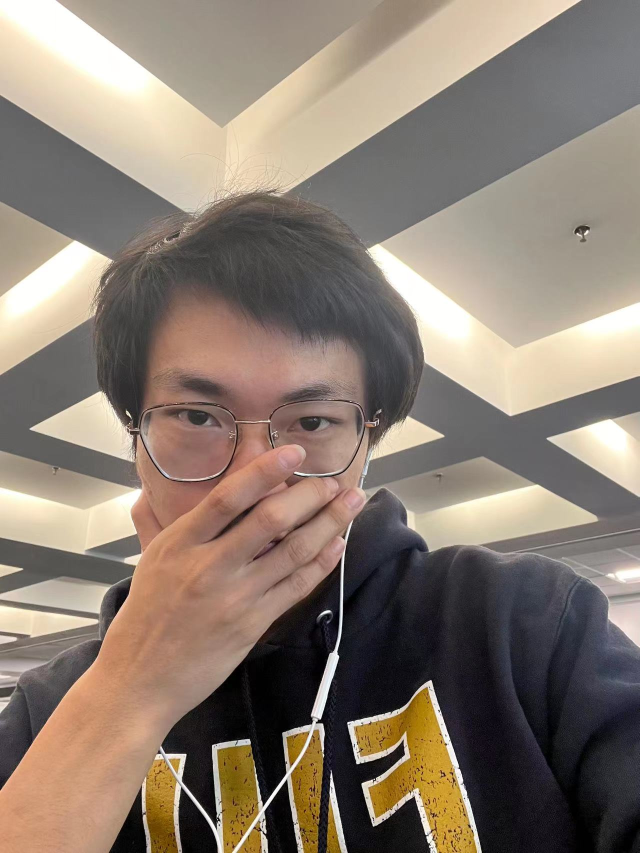
#> input picture p7/myself.jpg, 1279 x 1706 px (shown at 1/2 size)
$ jupyter execute 7.ipynb
#> lines starting #> are read from the running program, lines starting #| are printed output that depends on the picture
[cell 1]
import numpy as np
import matplotlib.pyplot as plt
from skimage import data, io
from skimage.registration import phase_cross_correlation
from skimage.transform import warp_polar, rotate, rescale
from skimage.util import img_as_float
from skimage.color import rgb2gray
from skimage.filters import window, difference_of_gaussians
from scipy.fft import fft2, fftshift
import os


radius = 705
angle = 30

cwd = os.getcwd()
selfie_filename = os.path.join(cwd,"myself.jpg")
# image = data.retina()
image = io.imread(selfie_filename)
#> image is the input picture: shape (1706, 1279, 3); mean R, G, B 138.9, 125.2, 113.2

image = img_as_float(image)
rotated = rotate(image, angle)
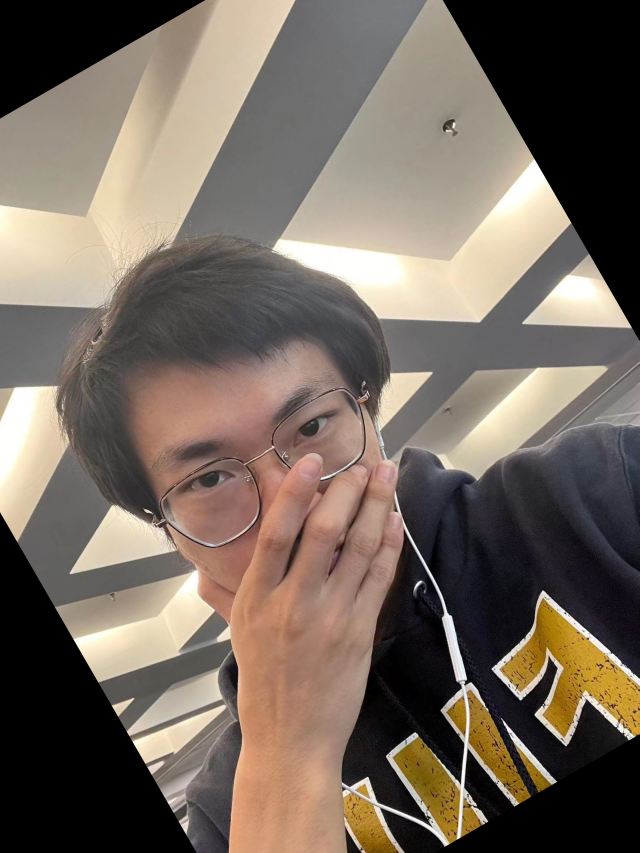
#> rotated: shape (1706, 1279, 3) float64 (shown at 1/2 size); mean R, G, B 0.459, 0.412, 0.369
image_polar = warp_polar(image, radius=radius, channel_axis=-1)
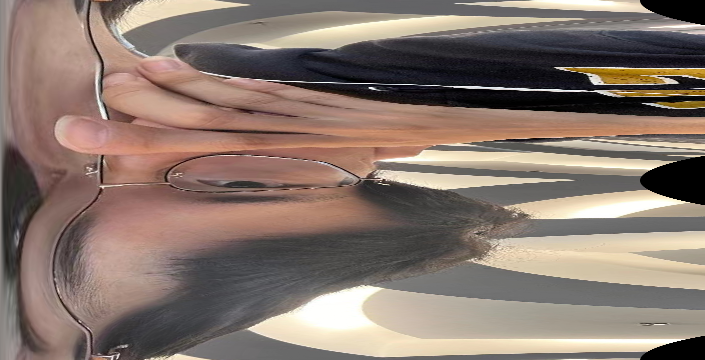
#> image_polar: shape (360, 705, 3) float64; mean R, G, B 0.535, 0.469, 0.433
rotated_polar = warp_polar(rotated, radius=radius, channel_axis=-1)
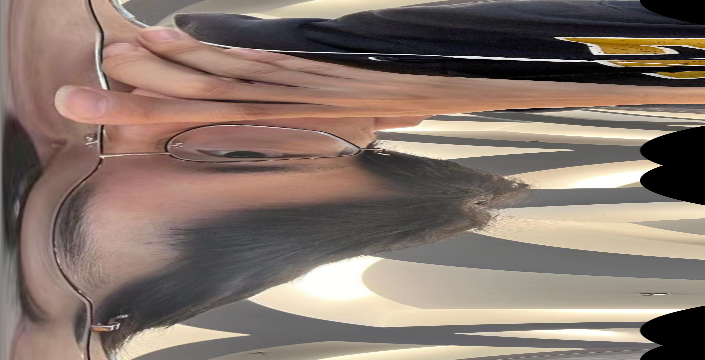
#> rotated_polar: shape (360, 705, 3) float64; mean R, G, B 0.528, 0.462, 0.426

fig, axes = plt.subplots(2, 2, figsize=(8, 8))
ax = axes.ravel()
ax[0].set_title("Original")
ax[0].imshow(image)
ax[1].set_title("Rotated")
ax[1].imshow(rotated)
ax[2].set_title("Polar-Transformed Original")
ax[2].imshow(image_polar)
ax[3].set_title("Polar-Transformed Rotated")
ax[3].imshow(rotated_polar)
plt.show()
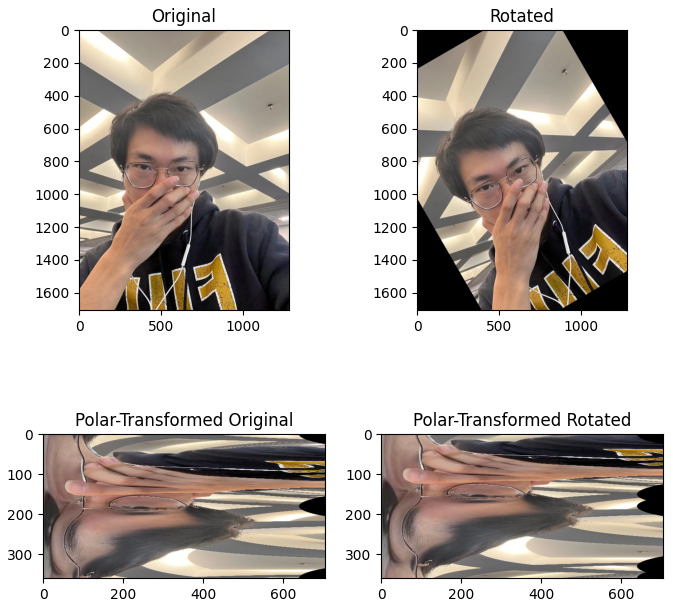
#> figure drawn by matplotlib, 4 panels

shifts, error, phasediff = phase_cross_correlation(image_polar, rotated_polar)
#> shifts = [30, 0, 0]; error = 1; phasediff = -5e-18
print(f'Expected value for counterclockwise rotation in degrees: '
      f'{angle}')
print(f'Recovered value for counterclockwise rotation: '
      f'{shifts[0]}')
#| Recovered value for counterclockwise rotation: 30.0

changing the position of center:

[cell 2]
angle = 320
#change position of center
scale = 1.4
shiftr = 30
shiftc = 15

#convert 3 channel into 1 channel. decrease the dimension.
# image = data.retina()
image = io.imread(selfie_filename)
image = rgb2gray(image)
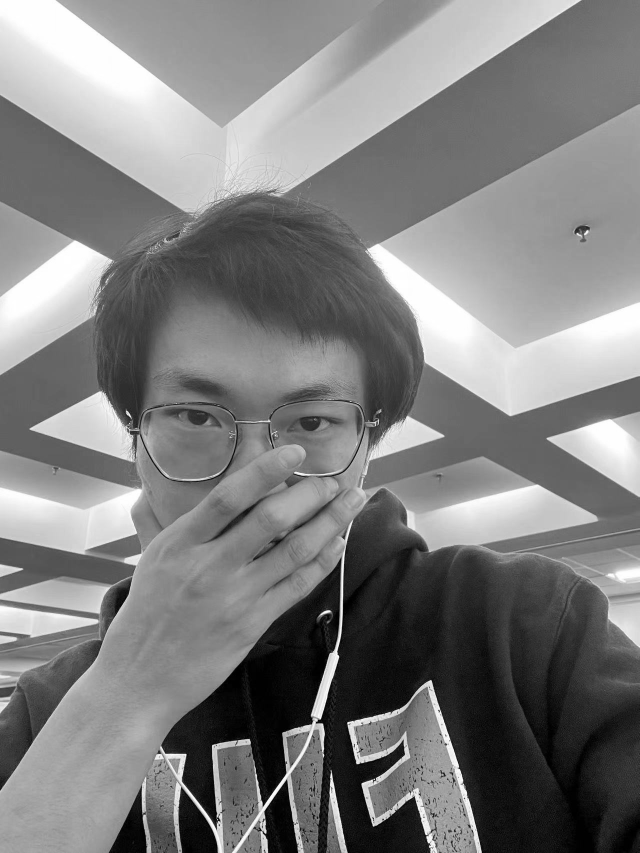
#> image: shape (1706, 1279) float64 (shown at 1/2 size); min 0, max 1, mean 0.499
translated = image[shiftr:, shiftc:]
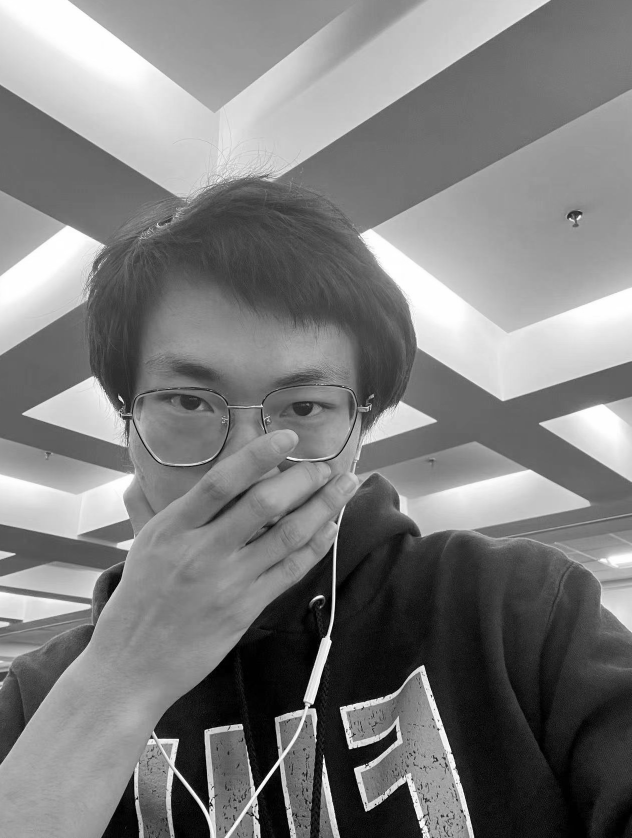
#> translated: shape (1676, 1264) float64 (shown at 1/2 size); min 0, max 1, mean 0.495
rotated = rotate(translated, angle)
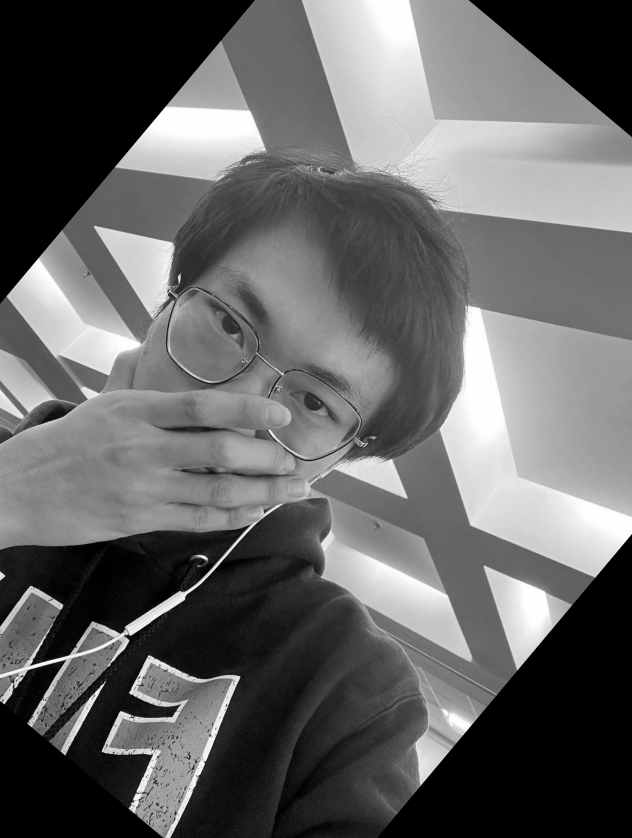
#> rotated: shape (1676, 1264) float64 (shown at 1/2 size); min 0, max 1, mean 0.396
rescaled = rescale(rotated, scale)
sizer, sizec = image.shape
#> sizer = 1706; sizec = 1279
rts_image = rescaled[:sizer, :sizec]
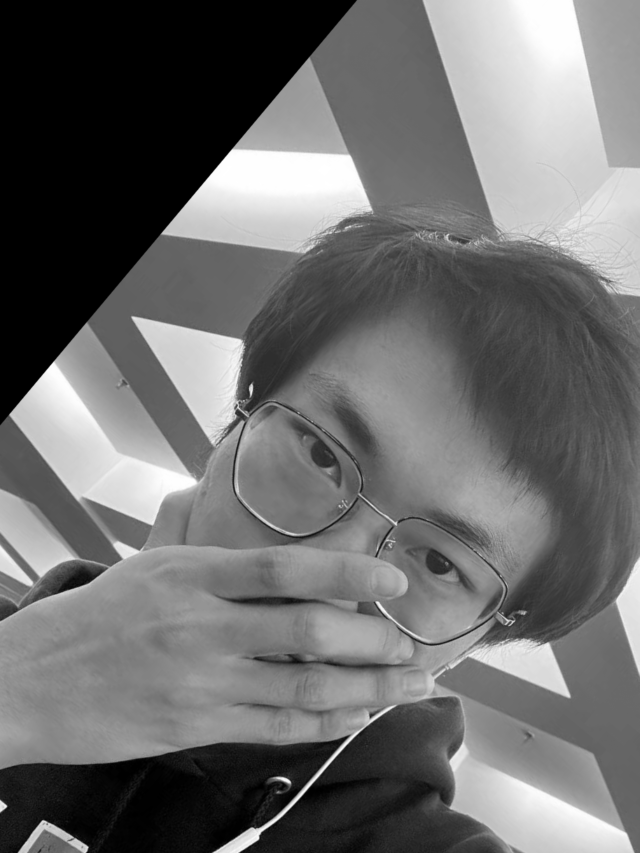
#> rts_image: shape (1706, 1279) float64 (shown at 1/2 size); min 0, max 1, mean 0.426

radius = 705
warped_image = warp_polar(image, radius=radius, scaling="log")
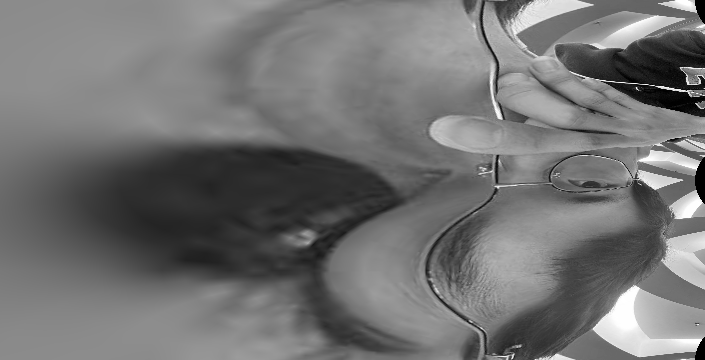
#> warped_image: shape (360, 705) float64; min 0, max 1, mean 0.45
warped_rts = warp_polar(rts_image, radius=radius, scaling="log")
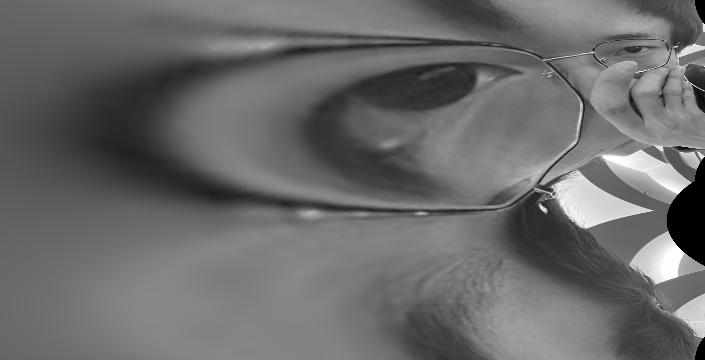
#> warped_rts: shape (360, 705) float64; min 0, max 1, mean 0.419
shifts, error, phasediff = phase_cross_correlation(warped_image, warped_rts,
                                                   upsample_factor=20)
#> shifts = [180, 0]; phasediff = 4.72e-17
shiftr, shiftc = shifts[:2]
#> shiftr = 180; shiftc = 0
klog = radius / np.log(radius)
shift_scale = 1 / (np.exp(shiftc / klog))
#> shift_scale = 1


fig, axes = plt.subplots(2, 2, figsize=(8, 8))
ax = axes.ravel()
ax[0].set_title("Original")
ax[0].imshow(image)
ax[1].set_title("Modified")
ax[1].imshow(rts_image)
ax[2].set_title("Log-Polar-Transformed Original")
ax[2].imshow(warped_image)
ax[3].set_title("Log-Polar-Transformed Modified")
ax[3].imshow(warped_rts)
fig.suptitle('log-polar-based registration fails when no shared center')
plt.show()


print(f'Expected value for cc rotation in degrees: {angle}')
print(f'Recovered value for cc rotation: {shiftr}')
#| Recovered value for cc rotation: 180.0
print()
print(f'Expected value for scaling difference: {scale}')
print(f'Recovered value for scaling difference: {shift_scale}')
#| Recovered value for scaling difference: 1.0
